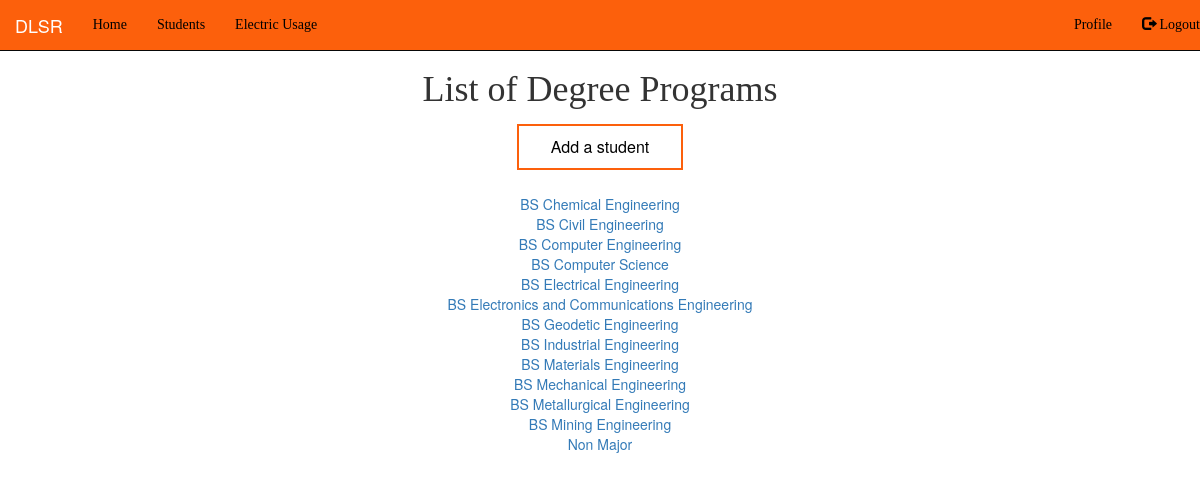
Page /viewing/deg_prog/ (signed in) on the committed database.
### viewing/models.py (models this page shows, shortened)
class DegreeProg(models.Model):
	deg_name = models.CharField(max_length=200,default='Non Major')
	class Meta:
		ordering = ('deg_name',)

### viewing/views.py (the view)
# urls.py: path('deg_prog/', login_required(DegProgListView.as_view()), name="viewing-ViewingDegProgList"),
class DegProgListView(ListView):
	model = DegreeProg
	template_name = 'viewing/list_deg_prog.html'
	context_object_name = 'deg_prog'
	ordering = ['deg_name']

### viewing/templates/viewing/list_deg_prog.html
{% extends "viewing/base.html" %}
{% block content %}
	<div class="list-degprog-centerize">
		<h1>List of Degree Programs</h1>
		<a style="text-decoration: none" class="button button1" href="{% url 'viewing-StudentCreate'  %}">Add a student</a>
		<br><br>
		<div>
		{% for deg in deg_prog %}
			<a href="{% url 'viewing-DegProgStudentList' deg.id %}"> {{ deg.deg_name }} </a>  <br>
		{% endfor %}
		</div>
	</div>
{% endblock content %}

### viewing/static/viewing/main.css (style rules this page uses)
.button { background-color: #fc600c; border: none; color: white; padding: 10px 32px; text-align: center; text-decoration: none; display: inline-block; font-size: 16px; margin: 4px 2px; -webkit-transition-duration: 0.4s; transition-duration: 0.4s; cursor: pointer; }
.button1 { background-color: white; color: black; border: 2px solid #fc600c; }
.list-degprog-centerize { display: block; margin: 0 auto; text-align: center; }
h1 { text-align: center; font-family: OswaldRegular; }
a { text-decoration: none; }

### rows in the picture
DegreeProg: deg_name "BS Chemical Engineering"
DegreeProg: deg_name "BS Civil Engineering"
DegreeProg: deg_name "BS Computer Engineering"
DegreeProg: deg_name "BS Computer Science"
DegreeProg: deg_name "BS Electrical Engineering"
DegreeProg: deg_name "BS Electronics and Communications Engineering"
DegreeProg: deg_name "BS Geodetic Engineering"
DegreeProg: deg_name "BS Industrial Engineering"
DegreeProg: deg_name "BS Materials Engineering"
DegreeProg: deg_name "BS Mechanical Engineering"
DegreeProg: deg_name "BS Metallurgical Engineering"
DegreeProg: deg_name "BS Mining Engineering"
DegreeProg: deg_name "Non Major"
